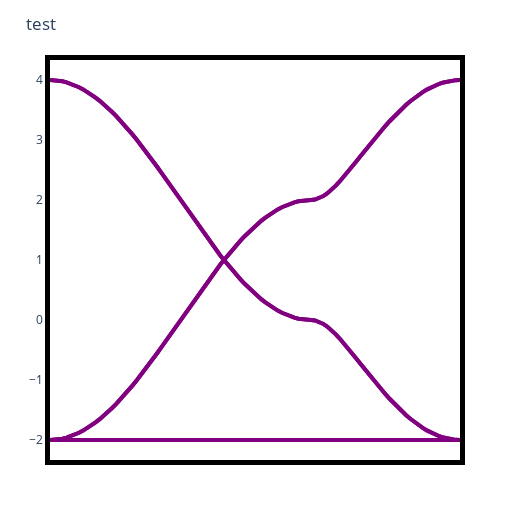

The code cell stored with this chart in its notebook:
### Code cell
let nps::Int = 100, t1Δ = 1.0, t2Δ = 1.0, t3Δ = 1.0, t1∇ = 1.0, t2∇ = 1.0, t3∇ = 1.0,
    λI1Δ = 0.0, λI2Δ = 0.0, λI3Δ = 0.0, λI1∇ = 0.0, λI2∇ = 0.0, λI3∇ = 0.0,
    λR1Δ = 0.0, λR2Δ = 0.0, λR3Δ = 0.0, λR1∇ = 0.0, λR2∇ = 0.0, λR3∇ = 0.0,
    ϕ = 0.0, θ = 0.0

    p::ParamsSOCModel = ParamsSOCModel(t1Δ, t2Δ, t3Δ, λI1Δ, λI2Δ, λI3Δ, λR1Δ, λR2Δ, λR3Δ,
    t1∇, t2∇, t3∇, λI1∇, λI2∇, λI3∇, λR1∇, λR2∇, λR3∇, ϕ, θ)
    println("t1Δ = ", p.t1Δ)
    println("t2Δ = ", p.t2Δ)
    println("t3Δ = ", p.t3Δ)
    println("t1∇ = ", p.t1∇)
    println("t2∇ = ", p.t2∇)
    println("t3∇ = ", p.t3∇)
    
    kpath_nodes::Vector{SVector{2, Float64}} = [high_symmetry_points["Γ"], 
                    high_symmetry_points["K"], 
                    high_symmetry_points["M"], 
                    high_symmetry_points["Γ"]];
    kpath_fbz::Vector{Vector{Float64}} = interpolate(kpath_nodes, nps);
    kpath_fbz = [SVector{2, Float64}(v) for v ∈ kpath_fbz]
    plot_SOC_6x6_kagome_bands(;p = p, seedname = "test", kpath = kpath_fbz, title = Nothing)
end
